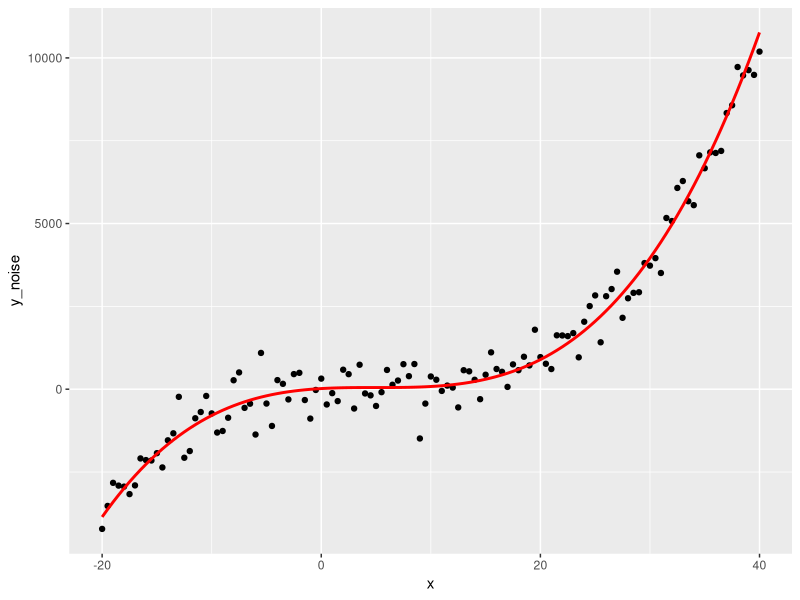

This figure's R source: (Note: this script raises an error after producing the figure.)
## ---- chunk 1
knitr::opts_chunk$set(echo = TRUE)
## ---- chunk 2
suppressPackageStartupMessages(library(dplyr))
suppressPackageStartupMessages(library(ggplot2))
## ---- chunk 3
sample_data <- tibble(x = seq(-20, 40, 0.5),
                      y = 50 + 0.25 * (x-5)**3,
                      y_noise = y + rnorm(n = length(y),
                                          mean = 100, 
                                          sd = 500))
## ---- chunk 4
g <- ggplot(sample_data, aes(x = x,
                             y = y_noise))
g <- g + geom_point()
# g <- g + geom_smooth(method = "lm", se = F)
g <- g + geom_line(aes(y = y), col = "red", size = 1)
g 
## ---- chunk 5
# add code here
## ---- chunk 6
# add code here
## ---- chunk 7
# add code here
## ---- chunk 8
# add code here
## ---- chunk 9
# add code here
## ---- chunk 10
# add code here
## ---- chunk 11
# add code here
## ---- chunk 12
# add code here
## ---- chunk 13
g <- ggplot(sample_data, aes(x, y_pred))
g <- g +geom_point(aes(y = y_noise))
g <- g + geom_line(col = "green", size = 2)
g <- g + geom_line(data = sample_data, aes(x, y), col = "red")
g
## ---- chunk 14
# add code here
